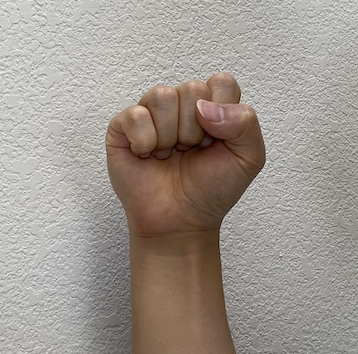
#> input picture app/src/androidTest/assets/fist.jpg, 358 x 354 px
$ python make_camera_fixture.py
#> lines starting #> are read from the running program, lines starting #| are printed output that depends on the picture
"""Build a deterministic fake webcam clip; no physical camera is accessed."""
from pathlib import Path
import cv2
import numpy as np

root = Path(__file__).resolve().parents[1]
source = root / 'app/src/androidTest/assets/fist.jpg'
frame = cv2.imdecode(np.fromfile(source, dtype=np.uint8), cv2.IMREAD_COLOR)
#> frame is the input picture: shape (354, 358, 3); mean B, G, R 142.8, 150.2, 158.2
height, width = frame.shape[:2]
#> height = 354; width = 358
scale = min(640 / width, 480 / height)
#> scale = 1.36
resized = cv2.resize(frame, (round(width * scale), round(height * scale)))
canvas = np.zeros((480, 640, 3), dtype=np.uint8)
y = (480 - resized.shape[0]) // 2
#> y = 0
x = (640 - resized.shape[1]) // 2
#> x = 77
canvas[y:y + resized.shape[0], x:x + resized.shape[1]] = resized
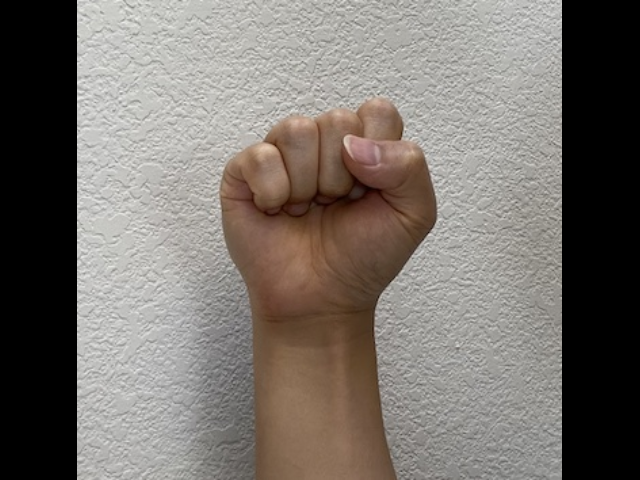
#> canvas: shape (480, 640, 3); mean B, G, R 108.1, 113.7, 119.8
yuv = cv2.cvtColor(canvas, cv2.COLOR_BGR2YUV_I420)
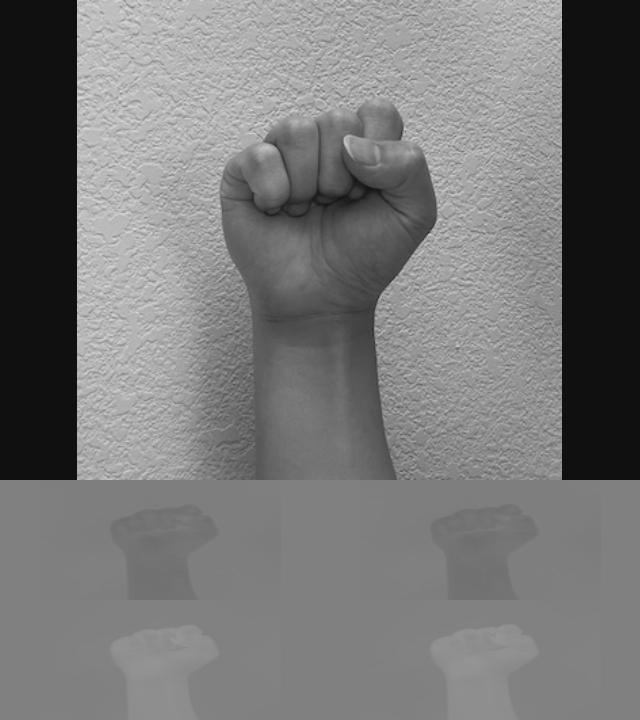
#> yuv: shape (720, 640); min 16, max 224, mean 119.1
destination = root / '.work/camera-fixture.y4m'
destination.parent.mkdir(exist_ok=True)
with destination.open('wb') as stream:
    stream.write(b'YUV4MPEG2 W640 H480 F20:1 Ip A1:1 C420jpeg\n')
    for _ in range(40):
        stream.write(b'FRAME\n')
        stream.write(yuv.tobytes())
print(destination)

$ run again, with app/src/androidTest/assets/thumb_up.jpg copied over app/src/androidTest/assets/fist.jpg
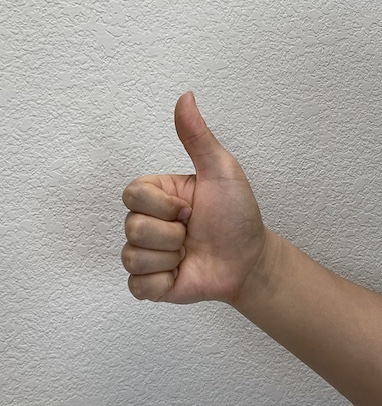
#> input picture app/src/androidTest/assets/thumb_up.jpg, 382 x 406 px
#> frame is the input picture: shape (406, 382, 3); mean B, G, R 152.9, 159, 165.8
#> `canvas[y:y + resized.shape[0], x:x + resized.shape[1]] = resized`:
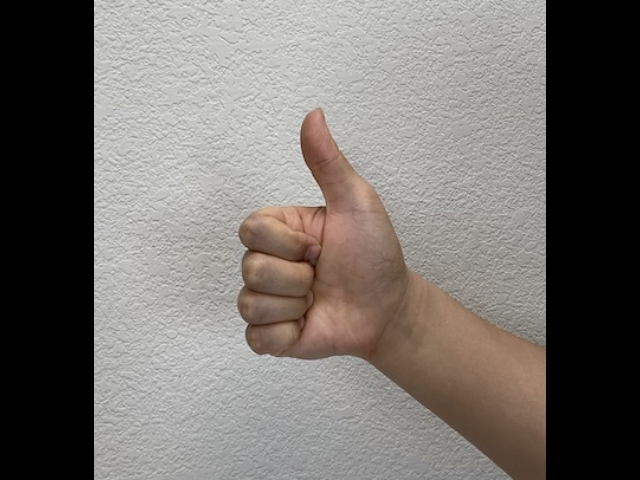
#> canvas: shape (480, 640, 3); mean B, G, R 107.9, 112.2, 117
#> `yuv = cv2.cvtColor(canvas, cv2.COLOR_BGR2YUV_I420)`:
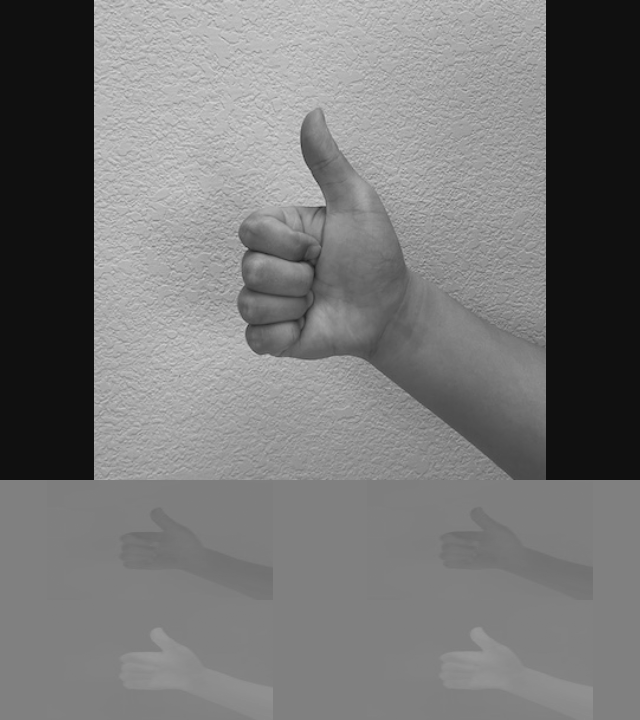
#> yuv: shape (720, 640); min 16, max 221, mean 118.1

$ run again, with app/src/androidTest/assets/victory.jpg copied over app/src/androidTest/assets/fist.jpg
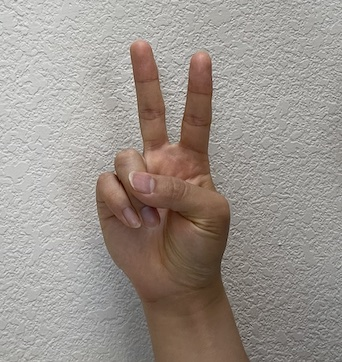
#> input picture app/src/androidTest/assets/victory.jpg, 342 x 362 px
#> frame is the input picture: shape (362, 342, 3); mean B, G, R 141, 147.4, 155.2
#> `canvas[y:y + resized.shape[0], x:x + resized.shape[1]] = resized`:
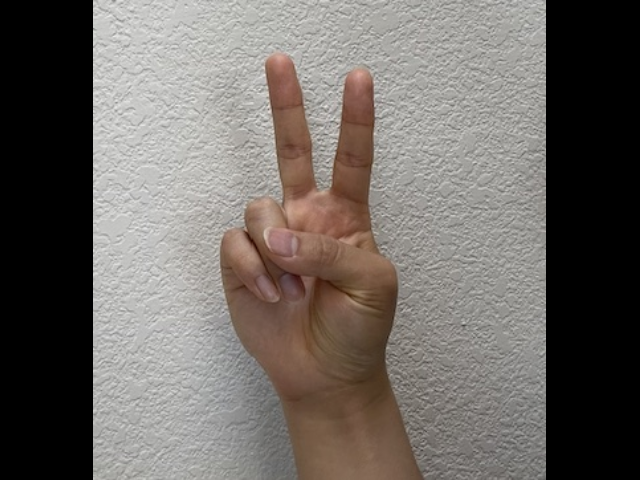
#> canvas: shape (480, 640, 3); mean B, G, R 99.7, 104.3, 109.8
#> `yuv = cv2.cvtColor(canvas, cv2.COLOR_BGR2YUV_I420)`:
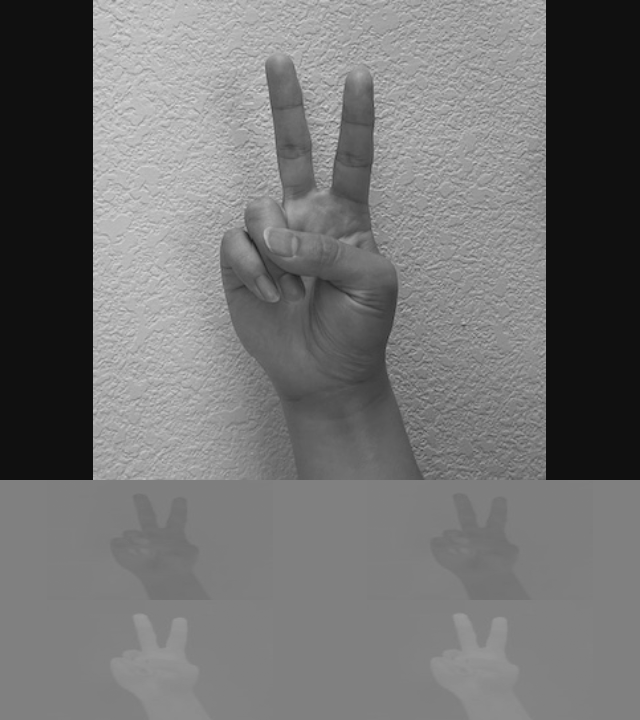
#> yuv: shape (720, 640); min 16, max 217, mean 113.7
